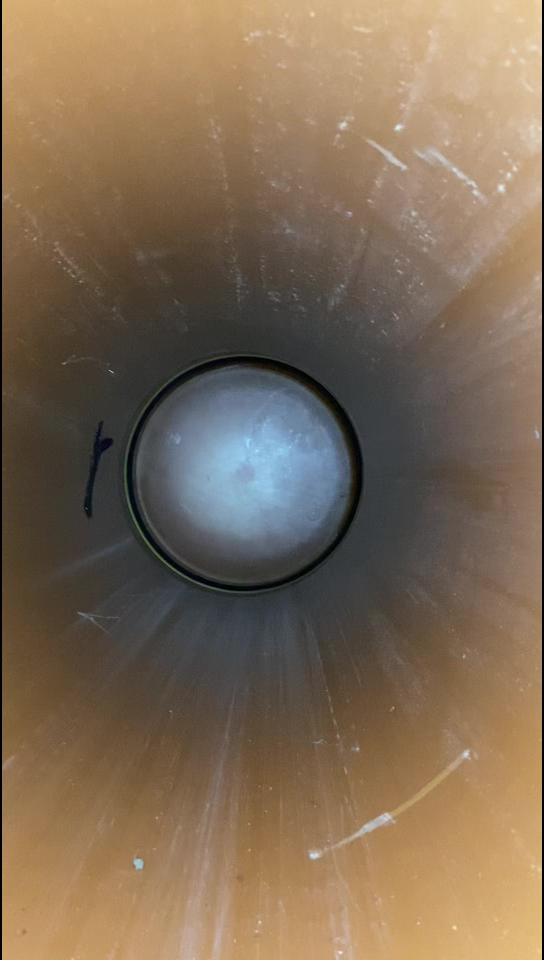
#> input picture Cracks/2/1_cracks.jpg, 1088 x 1920 px (shown at 1/2 size); its folder holds only this picture in this run
$ python -i main.py   (imports and definitions only)
#> lines starting #> are read from the running program, lines starting #| are printed output that depends on the picture
### Cracks/isolate.py
import numpy as np
import cv2
def findBackPlate(img):
    try:
        grey = img.copy()
        grey= cv2.cvtColor(grey, cv2.COLOR_BGR2GRAY)
        output = img.copy()
        circles = cv2.HoughCircles(grey, cv2.HOUGH_GRADIENT, 1.5, 250,param1=110,param2=78,minRadius=120,maxRadius=300)

        if circles is not None and len(circles[0]) < 2:
            circles = np.round(circles[0, :]).astype("int")
                # loop over t67he (x, y) coordinates and radius of the circles
            for (x, y, r) in circles:
                # draw the circle in the output image, then draw a rectangle
                # corresponding to the center of the circle
                cv2.circle(output, (x, y), r, (255, 255, 255), -1)
               # cv2.rectangle(output, (x - 5, y - 5), (x + 5, y + 5), (0, 128, 255), -1)

    except:
        output = img
    return (output)

### Cracks/main.py
import cv2
import glob
import isolate
from matplotlib import pyplot as plt
import numpy as np
def findcracks(pic):
    #load images
    #images = [cv2.imread(file) for file in glob.glob("C:/git/P4_Sewer_inspection/Cracks/2/*.jpg")]
    #images = [cv2.imread(file) for file in glob.glob(pic)]
    images = pic
    #print(len(images))
    #declare vectors
    con = []
    hsv = []
    Tjek = []
    im = []
    im2 = []
    im3 = []
    knak = 0
    #kernel for morphology
    kernelEllipse = cv2.getStructuringElement(cv2.MORPH_CROSS, (3, 3))
    kernelEllipse2 = cv2.getStructuringElement(cv2.MORPH_RECT, (5, 5))

    #for loop for looping through the images
    for i in range(len(images)):
       # print(i+1)
        cv2.destroyAllWindows()
        #isolate backplate and resize images
        images[i] = isolate.findBackPlate(images[i])
        images[i] = cv2.resize(images[i], (int(images[i].shape[1] / 3), int(images[i].shape[0] / 3)))

        #convert to HSV
        hsv.append(cv2.cvtColor(images[i], cv2.COLOR_BGR2HSV))

        #empty pics for contour
        con.append(np.zeros(hsv[i].shape))
        #Tjek.append(cv2.inRange(hsv[i], (100, 25, 30), (170, 130, 80)))

        #thredshold
        Tjek.append(cv2.inRange(hsv[i], (0, 30, 0), (255, 255, 43)))

        #morphology
        im.append(cv2.morphologyEx(Tjek[i], cv2.MORPH_ERODE, kernelEllipse))
        im2.append(cv2.morphologyEx(im[i], cv2.MORPH_DILATE, kernelEllipse2))
        #im3.append(cv2.morphologyEx(im2[i], cv2.MORPH_CLOSE, kernelEllipse2))

        #find contour
        contours, hierarchy = cv2.findContours(im2[i], cv2.RETR_TREE, cv2.CHAIN_APPROX_SIMPLE)
        area = []
        arc = []
        #find area
        if contours:
            for j in range (len(contours)):
                if 350 < cv2.contourArea(contours[j]) < 800:
                    area.append(cv2.contourArea(contours[j]))
                    if cv2.arcLength(contours[j], True) < 200:
                        arc.append(cv2.arcLength(contours[j], True))
                        # draw contour in empty pics
                        cv2.drawContours(images[i], contours, j, (0, 255, 0), 1)
                        # [4 lines of commented-out code are left out]
                        Knak = 1
                        cv2.waitKey(0)
          # [16 lines of commented-out code are left out]
    cv2.waitKey(0)
    return (knak)
        # [12 lines of commented-out code are left out]
# [2 lines not run here, left out]

>>> import cv2
>>> picture = cv2.imread('2/1_cracks.jpg', cv2.IMREAD_GRAYSCALE)
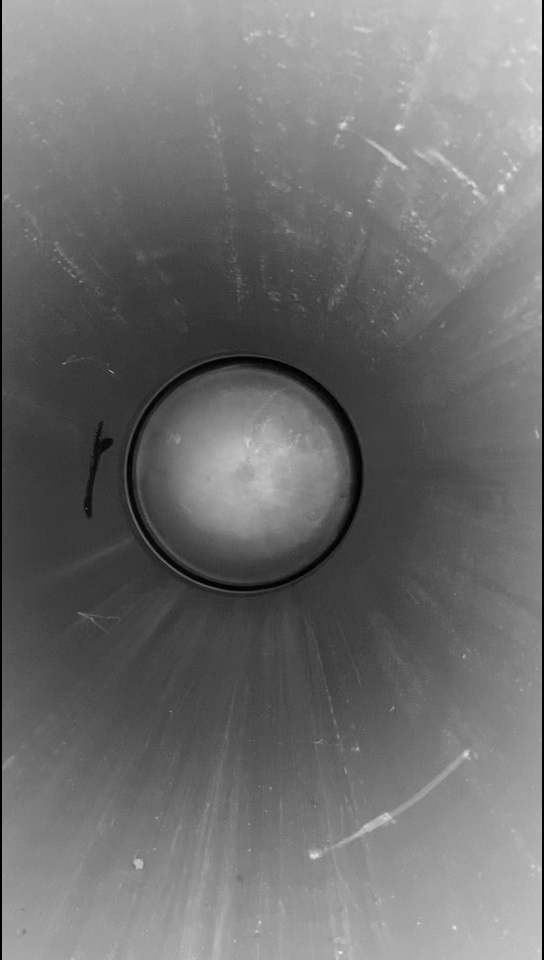
#> picture: shape (1920, 1088) (shown at 1/2 size); min 0, max 242, mean 111
#> the loop in findcracks, `for i in range(len(images)):` made 1 pass
#> after the loop in findcracks, `for i in range(len(images)):`: Tjek = []
#> (the run stopped early here; a loop or call above may not have finished)

$ run again, on Cracks/2/2_cracks.jpg
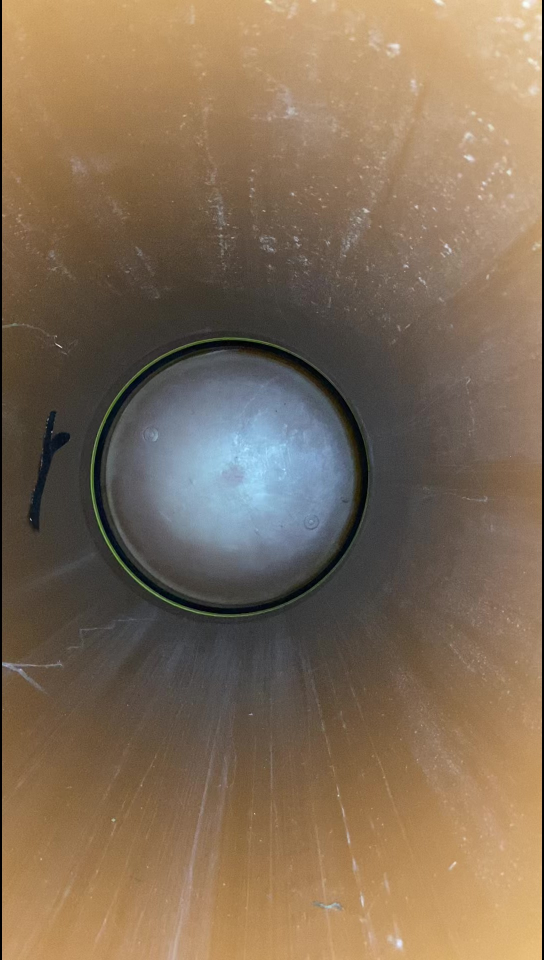
#> input picture Cracks/2/2_cracks.jpg, 1088 x 1920 px (shown at 1/2 size)
#> `picture = cv2.imread('2/1_cracks.jpg', cv2.IMREAD_GRAYSCALE)`:
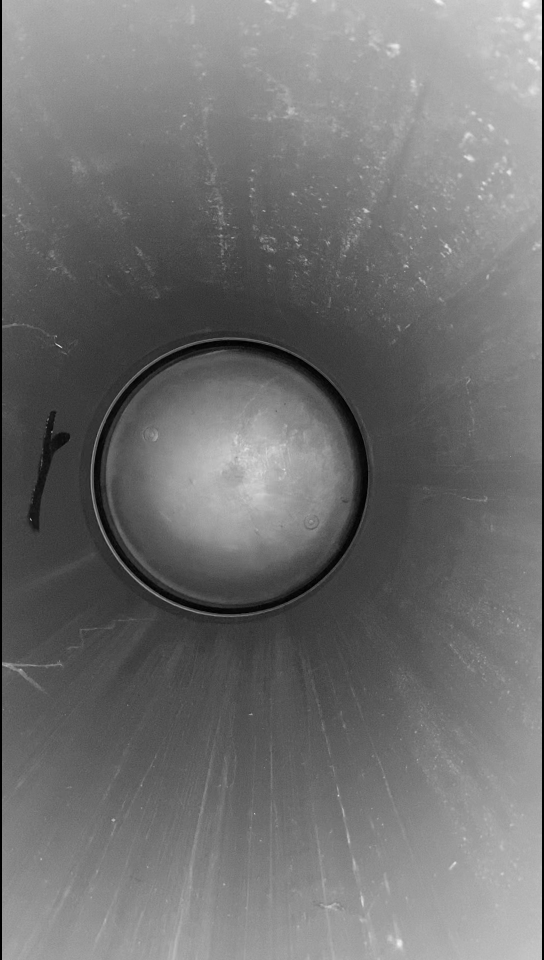
#> picture: shape (1920, 1088) (shown at 1/2 size); min 0, max 255, mean 112.5
#> the loop in findcracks, `for i in range(len(images)):` made 1 pass
#> after the loop in findcracks, `for i in range(len(images)):`: Tjek = []

$ run again, on Cracks/2/3_cracks.jpg
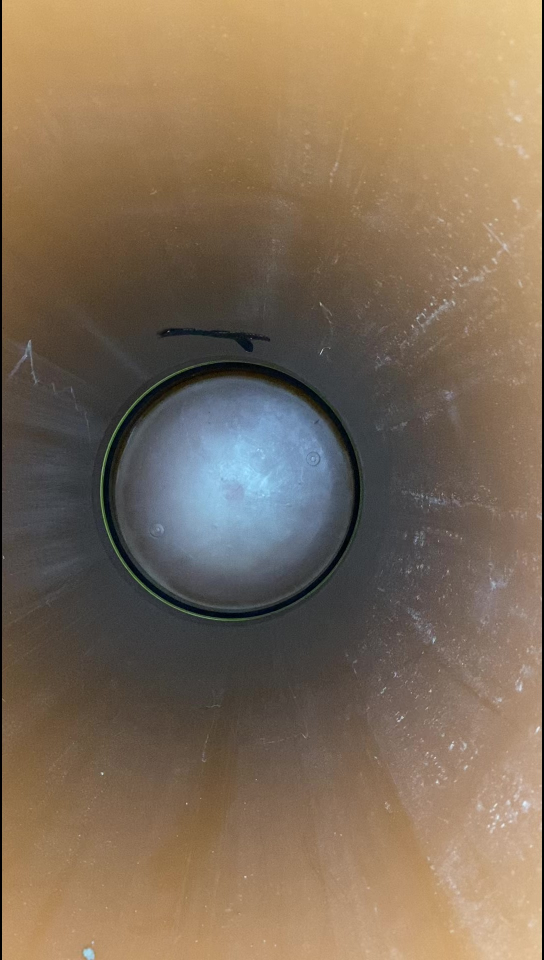
#> input picture Cracks/2/3_cracks.jpg, 1088 x 1920 px (shown at 1/2 size)
#> `picture = cv2.imread('2/1_cracks.jpg', cv2.IMREAD_GRAYSCALE)`:
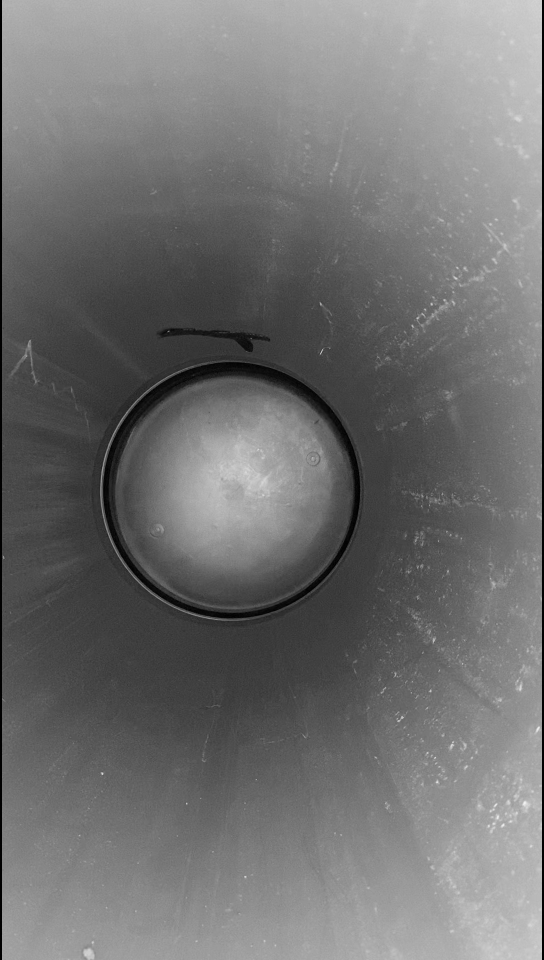
#> picture: shape (1920, 1088) (shown at 1/2 size); min 0, max 245, mean 112.9
#> the loop in findcracks, `for i in range(len(images)):` made 1 pass
#> after the loop in findcracks, `for i in range(len(images)):`: Tjek = []
